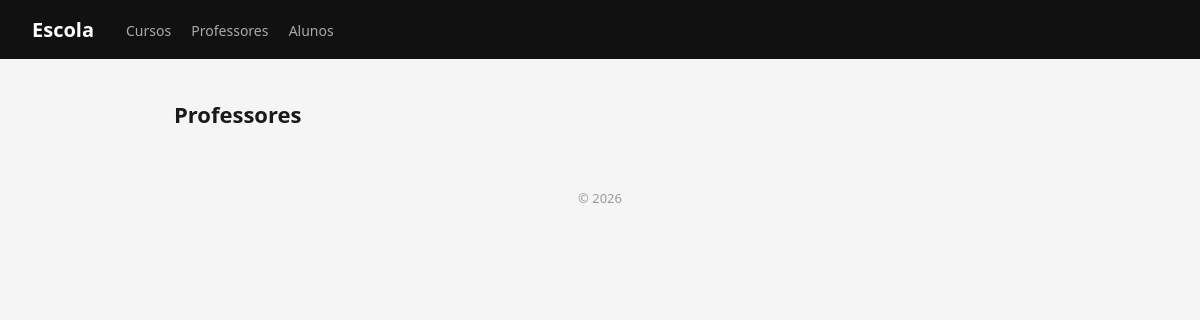
/escola/professores/, run on an earlier commit of the app's database.
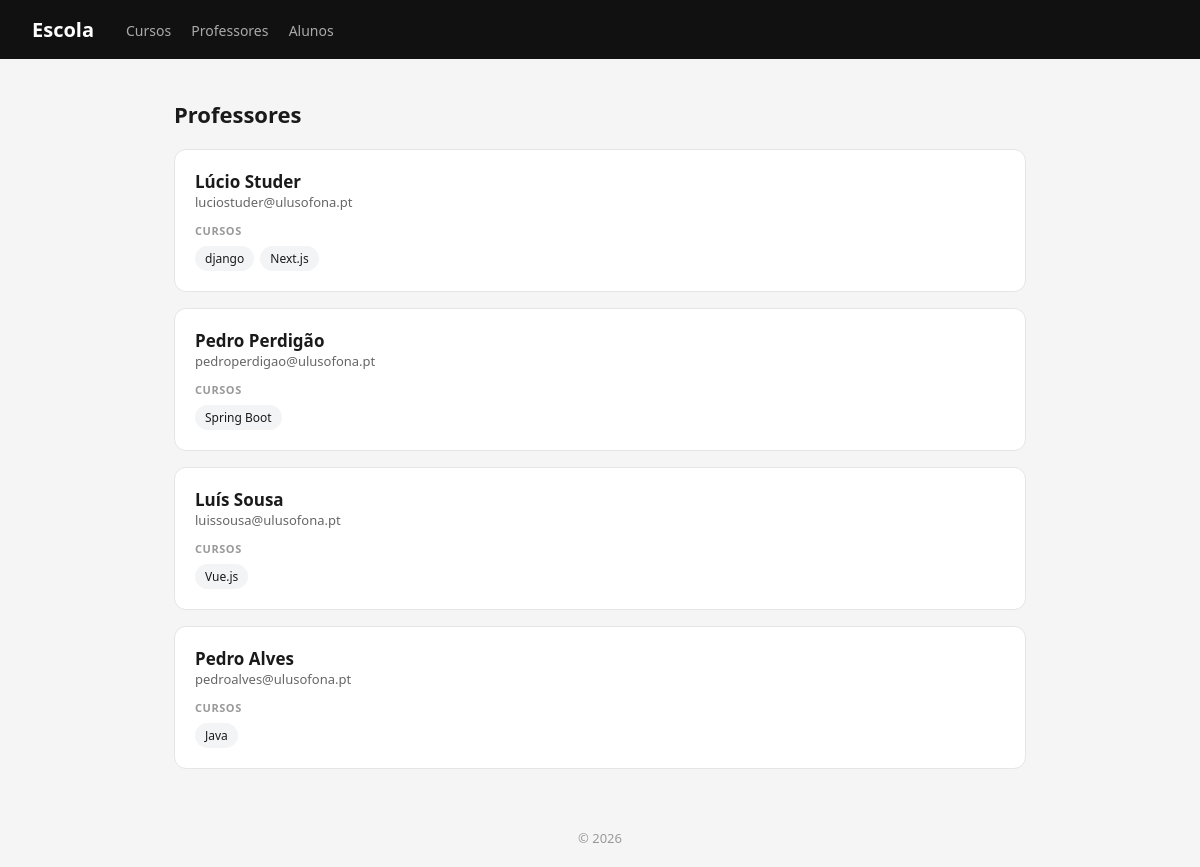
And on a later commit of the database.
### escola/models.py (models this page shows, shortened)
class Professor(models.Model):
    nome = models.CharField(max_length=100)
    email = models.EmailField()

class Curso(models.Model):
    nome = models.CharField(max_length=100)
    imagem = models.ImageField(upload_to='cursos/')
    professor = models.ForeignKey(Professor, on_delete=models.CASCADE, related_name='cursos')
    alunos = models.ManyToManyField(Aluno, related_name='cursos')

### escola/views.py (the view)
# urls.py: path('professores/', views.professores_view, name='professores'),
def professores_view(request):
    professores = Professor.objects.prefetch_related('cursos').all()
    return render(request, 'escola/professores.html', {'professores': professores})

### accounts/context_processors.py (called while the page is built)
def is_gestor(request):
    authenticated = request.user.is_authenticated
    superuser = authenticated and request.user.is_superuser
    gestor = authenticated and (
        superuser or request.user.groups.filter(name='gestor-portfolio').exists()
    )
    autor = authenticated and (
        superuser or request.user.groups.filter(name='autores').exists()
    )
    return {'is_gestor': gestor, 'is_autor': autor}

### escola/templates/escola/professores.html
{% extends "escola/base.html" %}
{% block content %}
<h2>Professores</h2>
<section>
    {% for professor in professores %}
    <article>
        <header>
            <h3>{{ professor.nome }}</h3>
            <p>{{ professor.email }}</p>
        </header>
        <section>
            <h4>Cursos</h4>
            <ul>
                {% for curso in professor.cursos.all %}
                <li>{{ curso.nome }}</li>
                {% empty %}
                <li>Sem cursos atribuídos</li>
                {% endfor %}
            </ul>
        </section>
    </article>
    {% endfor %}
</section>
{% endblock %}

### escola/templates/escola/base.html (shortened to what this page needs)
<!DOCTYPE html>
<html lang="pt">
<head>
    {% load static %}
    <link rel="stylesheet" href="{% static 'escola/styles.css' %}">
</head>
<body>
    <header>
        <h1>Escola</h1>
        <nav>
            <a href="{% url 'cursos' %}">Cursos</a>
            <a href="{% url 'professores' %}">Professores</a>
            <a href="{% url 'alunos' %}">Alunos</a>
        </nav>
    </header>
    <main>
        {% block content %}
        {% endblock %}
    </main>
    <footer>
        <p>&copy; 2026</p>
    </footer>
</body>
</html>

### escola/static/escola/styles.css (style rules this page uses)
* { box-sizing: border-box; margin: 0; padding: 0; }
body { font-family: system-ui, sans-serif; background: #f5f5f5; color: #1a1a1a; }
body > header { background: #111; color: white; padding: 16px 32px; display: flex; align-items: center; gap: 32px; }
body > header h1 { font-size: 20px; font-weight: 600; }
nav a { color: #aaa; text-decoration: none; font-size: 14px; margin-right: 16px; }
main { max-width: 900px; margin: 40px auto; padding: 0 24px; }
h2 { font-size: 22px; margin-bottom: 20px; }
section > article { background: white; border-radius: 12px; padding: 20px; margin-bottom: 16px; border: 1px solid #e5e5e5; }
article > header h3 { font-size: 17px; font-weight: 600; }
article > header p { font-size: 13px; color: #666; }
article > section h4 { font-size: 11px; text-transform: uppercase; letter-spacing: .05em; color: #999; margin: 12px 0 8px; }
article > section ul { list-style: none; display: flex; flex-wrap: wrap; gap: 6px; }
article > section ul li { background: #f3f4f6; color: #1a1a1a; font-size: 12px; padding: 4px 10px; border-radius: 999px; }
footer { text-align: center; padding: 20px; font-size: 13px; color: #999; margin-top: 40px; }

What changed in the data, as far as the page shows it:
added Professor: nome "Lúcio Studer", email "luciostuder@ulusofona.pt"
added Curso: nome "django", shown under "Lúcio Studer"
added Curso: nome "Next.js", shown under "Lúcio Studer"
added Professor: nome "Pedro Perdigão", email "pedroperdigao@ulusofona.pt"
added Curso: nome "Spring Boot", shown under "Pedro Perdigão"
added Professor: nome "Luís Sousa", email "luissousa@ulusofona.pt"
added Curso: nome "Vue.js", shown under "Luís Sousa"
added Professor: nome "Pedro Alves", email "pedroalves@ulusofona.pt"
added Curso: nome "Java", shown under "Pedro Alves"
